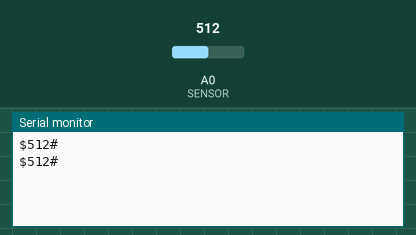
A sketch run on a simulated Arduino Uno, built with avr-gcc and run on an emulated ATmega328P. Shown: the last lines printed to the serial monitor. The inputs (shaded band) are chosen by the test bench; at power-on: A0 (SENSOR) = 512.

Above: at 1.8 s.
1.9 s: A0 (SENSOR) set to 716
At 2.8 s:
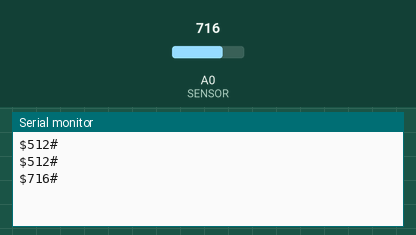
3.4 s: A0 (SENSOR) set to 900
At 4.5 s:
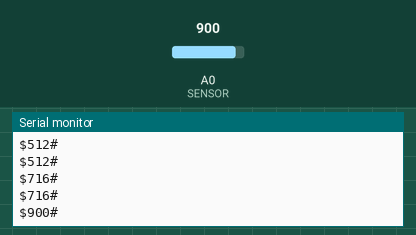
Timing chart, 0 to 6.4 s (numbered marks = the images above; inputs shaded):
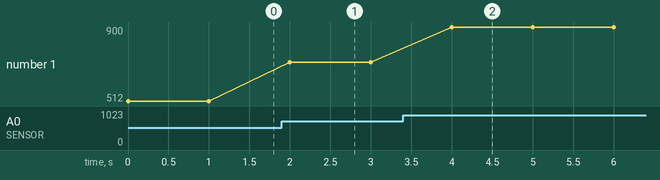

Measured:
- after the input at 1.9 s, the serial monitor: prints a new line after 0.10 s (image 1)
- after the input at 3.4 s, the serial monitor: prints a new line after 0.60 s (image 2)
- plotted number 1: 512 → 716 after the input at 1.9 s, 716 → 900 after the input at 3.4 s

The sketch:

MedidaJava.ino
```cpp
/**
 * Aquisição de Medidas via Portas Análogicas
 * Prof. Paulo Barreto
 * Data 21/09/2019
 */
#define SENSOR A0

void setup(){
  Serial.begin(9600);
  pinMode(SENSOR, INPUT);
}

void loop(){
  int medida = analogRead(SENSOR);

  Serial.print("$");
  Serial.print(medida);
  Serial.println("#");
  delay(1000);
}
```
